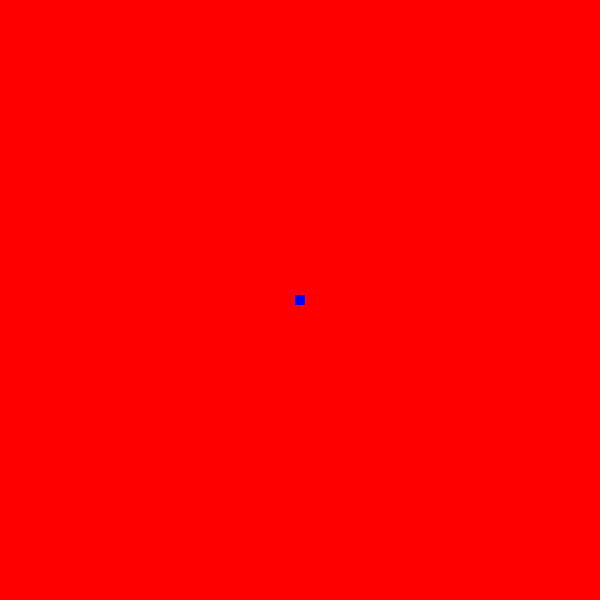
Frame 1 (no input)
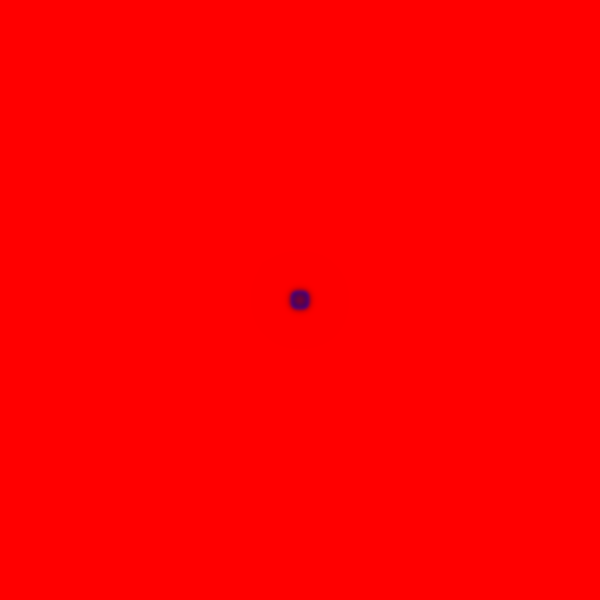
Frame 60 (no input)
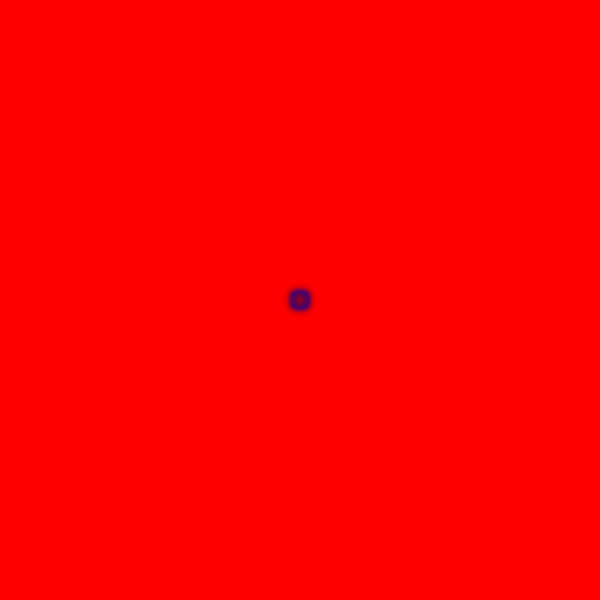
Frame 120 (the mouse pressed at the canvas centre since frame 60)

The p5.js sketch that drew these frames (run headless with seeded random() and noise() and a simulated clock; from frame 60 on, the mouse is pressed at the canvas centre):

// p5.js sketch
// ── sketch.js
let grid;
let next;

let dA = 1.0
let dB = 0.5
let feed = 0.055;
let k = 0.062;

function setup() {
  createCanvas(600, 600);
  pixelDensity(1);
  grid = [];
  next = [];
  for (let j = 0; j < width; j++) {
    grid[j] = []
    next[j] = []
    for (let i = 0; i < height; i++) {
      grid[j][i] = { a: 1, b: 0 };
      next[j][i] = { a: 1, b: 0 };
    }
  }

  for (let j = (height/2)-5; j < (height/2)+5; j++) {
    for (let i = (width/2)-5; i < (width/2)+5; i++) {
      grid[j][i].b = 1;
    }
  }
}

function draw() {
  background(51);

  for (let j = 1; j < width-1; j++) {
    for (let i = 1; i < height-1; i++) {
      let a = grid[j][i].a
      let b = grid[j][i].b
      next[j][i].a = a +
                     (dA * laplaceA(j, i)) -
                     (a * b * b) +
                     (feed *(1 -a));
      next[j][i].b = b +
                     (dB * laplaceB(j, i)) +
                     (a * b * b) -
                     ((k + feed) * b);
    }
  }

  loadPixels();
  for (let j = 0; j < width; j++) {
    for (let i = 0; i < height; i++) {
      let pix = (j + i * width) * 4
      pixels[pix + 0] = floor(next[j][i].a*255);
      pixels[pix + 1] = 0;
      pixels[pix + 2] = floor(next[j][i].b*255);
      pixels[pix + 3] = 255;
    }
  }
  updatePixels();
  swap();
}

function swap() {
  let temp = grid
  grid = next;
  next = temp;
}

function laplaceA(j, i) {
  // weights
  // [0.05, 0.2, 0.05],
  // [0.2, -1, 0.2],
  // [0.05, 0.2, 0.05]
  let sumA = 0;

  sumA += grid[j-1][i-1].a * 0.05;
  sumA += grid[j][i-1].a * 0.2;
  sumA += grid[j+1][i-1].a * 0.05;
  sumA += grid[j-1][i].a * 0.2;
  sumA += grid[j][i].a * -1;
  sumA += grid[j+1][i].a * 0.2;
  sumA += grid[j-1][i+1].a * 0.05;
  sumA += grid[j][i+1].a * 0.2;
  sumA += grid[j+1][i+1].a * 0.05;

  return sumA;
}

function laplaceB(j, i) {
  let sumB = 0;

  sumB += grid[j-1][i-1].b * 0.05;
  sumB += grid[j][i-1].b * 0.2;
  sumB += grid[j+1][i-1].b * 0.05;
  sumB += grid[j-1][i].b * 0.2;
  sumB += grid[j][i].b * -1;
  sumB += grid[j+1][i].b * 0.2;
  sumB += grid[j-1][i+1].b * 0.05;
  sumB += grid[j][i+1].b * 0.2;
  sumB += grid[j+1][i+1].b * 0.05;

  return sumB;
}
